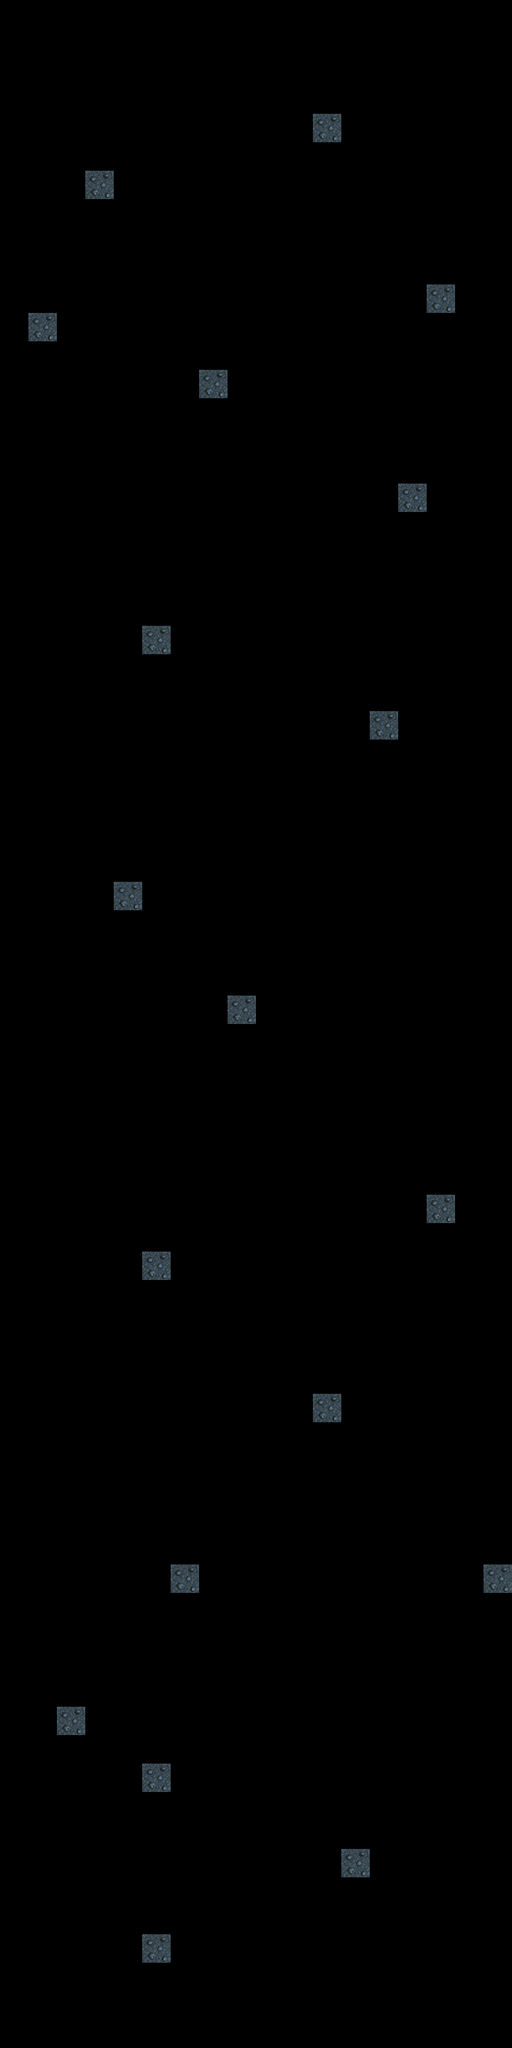

This is a level from a 2D game, rendered from its Tiled map with the project's own tilesets. A one-line summary and the complete map file follow:
An orthogonal 18x72 tile map with 40x40 px tiles, 1 tile layer (Debris).

<map version="1.0" orientation="orthogonal" renderorder="right-down" width="18" height="72" tilewidth="40" tileheight="40" nextobjectid="1">
 <tileset firstgid="1" name="caveTileSet1" tilewidth="40" tileheight="40" tilecount="1" columns="1">
  <image source="../../bin/assets/caveTileSet1.png" width="40" height="40" />
 </tileset>
 <layer name="Debris" width="18" height="72">
  <data encoding="csv">
0,0,0,0,0,0,0,0,0,0,0,0,0,0,0,0,0,0,
0,0,0,0,0,0,0,0,0,0,0,0,0,0,0,0,0,0,
0,0,0,0,0,0,0,0,0,0,0,0,0,0,0,0,0,0,
0,0,0,0,0,0,0,0,0,0,0,0,0,0,0,0,0,0,
0,0,0,0,0,0,0,0,0,0,0,1,0,0,0,0,0,0,
0,0,0,0,0,0,0,0,0,0,0,0,0,0,0,0,0,0,
0,0,0,1,0,0,0,0,0,0,0,0,0,0,0,0,0,0,
0,0,0,0,0,0,0,0,0,0,0,0,0,0,0,0,0,0,
0,0,0,0,0,0,0,0,0,0,0,0,0,0,0,0,0,0,
0,0,0,0,0,0,0,0,0,0,0,0,0,0,0,0,0,0,
0,0,0,0,0,0,0,0,0,0,0,0,0,0,0,1,0,0,
0,1,0,0,0,0,0,0,0,0,0,0,0,0,0,0,0,0,
0,0,0,0,0,0,0,0,0,0,0,0,0,0,0,0,0,0,
0,0,0,0,0,0,0,1,0,0,0,0,0,0,0,0,0,0,
0,0,0,0,0,0,0,0,0,0,0,0,0,0,0,0,0,0,
0,0,0,0,0,0,0,0,0,0,0,0,0,0,0,0,0,0,
0,0,0,0,0,0,0,0,0,0,0,0,0,0,0,0,0,0,
0,0,0,0,0,0,0,0,0,0,0,0,0,0,1,0,0,0,
0,0,0,0,0,0,0,0,0,0,0,0,0,0,0,0,0,0,
0,0,0,0,0,0,0,0,0,0,0,0,0,0,0,0,0,0,
0,0,0,0,0,0,0,0,0,0,0,0,0,0,0,0,0,0,
0,0,0,0,0,0,0,0,0,0,0,0,0,0,0,0,0,0,
0,0,0,0,0,1,0,0,0,0,0,0,0,0,0,0,0,0,
0,0,0,0,0,0,0,0,0,0,0,0,0,0,0,0,0,0,
0,0,0,0,0,0,0,0,0,0,0,0,0,0,0,0,0,0,
0,0,0,0,0,0,0,0,0,0,0,0,0,1,0,0,0,0,
0,0,0,0,0,0,0,0,0,0,0,0,0,0,0,0,0,0,
0,0,0,0,0,0,0,0,0,0,0,0,0,0,0,0,0,0,
0,0,0,0,0,0,0,0,0,0,0,0,0,0,0,0,0,0,
0,0,0,0,0,0,0,0,0,0,0,0,0,0,0,0,0,0,
0,0,0,0,0,0,0,0,0,0,0,0,0,0,0,0,0,0,
0,0,0,0,1,0,0,0,0,0,0,0,0,0,0,0,0,0,
0,0,0,0,0,0,0,0,0,0,0,0,0,0,0,0,0,0,
0,0,0,0,0,0,0,0,0,0,0,0,0,0,0,0,0,0,
0,0,0,0,0,0,0,0,0,0,0,0,0,0,0,0,0,0,
0,0,0,0,0,0,0,0,1,0,0,0,0,0,0,0,0,0,
0,0,0,0,0,0,0,0,0,0,0,0,0,0,0,0,0,0,
0,0,0,0,0,0,0,0,0,0,0,0,0,0,0,0,0,0,
0,0,0,0,0,0,0,0,0,0,0,0,0,0,0,0,0,0,
0,0,0,0,0,0,0,0,0,0,0,0,0,0,0,0,0,0,
0,0,0,0,0,0,0,0,0,0,0,0,0,0,0,0,0,0,
0,0,0,0,0,0,0,0,0,0,0,0,0,0,0,0,0,0,
0,0,0,0,0,0,0,0,0,0,0,0,0,0,0,1,0,0,
0,0,0,0,0,0,0,0,0,0,0,0,0,0,0,0,0,0,
0,0,0,0,0,1,0,0,0,0,0,0,0,0,0,0,0,0,
0,0,0,0,0,0,0,0,0,0,0,0,0,0,0,0,0,0,
0,0,0,0,0,0,0,0,0,0,0,0,0,0,0,0,0,0,
0,0,0,0,0,0,0,0,0,0,0,0,0,0,0,0,0,0,
0,0,0,0,0,0,0,0,0,0,0,0,0,0,0,0,0,0,
0,0,0,0,0,0,0,0,0,0,0,1,0,0,0,0,0,0,
0,0,0,0,0,0,0,0,0,0,0,0,0,0,0,0,0,0,
0,0,0,0,0,0,0,0,0,0,0,0,0,0,0,0,0,0,
0,0,0,0,0,0,0,0,0,0,0,0,0,0,0,0,0,0,
0,0,0,0,0,0,0,0,0,0,0,0,0,0,0,0,0,0,
0,0,0,0,0,0,0,0,0,0,0,0,0,0,0,0,0,0,
0,0,0,0,0,0,1,0,0,0,0,0,0,0,0,0,0,1,
0,0,0,0,0,0,0,0,0,0,0,0,0,0,0,0,0,0,
0,0,0,0,0,0,0,0,0,0,0,0,0,0,0,0,0,0,
0,0,0,0,0,0,0,0,0,0,0,0,0,0,0,0,0,0,
0,0,0,0,0,0,0,0,0,0,0,0,0,0,0,0,0,0,
0,0,1,0,0,0,0,0,0,0,0,0,0,0,0,0,0,0,
0,0,0,0,0,0,0,0,0,0,0,0,0,0,0,0,0,0,
0,0,0,0,0,1,0,0,0,0,0,0,0,0,0,0,0,0,
0,0,0,0,0,0,0,0,0,0,0,0,0,0,0,0,0,0,
0,0,0,0,0,0,0,0,0,0,0,0,0,0,0,0,0,0,
0,0,0,0,0,0,0,0,0,0,0,0,1,0,0,0,0,0,
0,0,0,0,0,0,0,0,0,0,0,0,0,0,0,0,0,0,
0,0,0,0,0,0,0,0,0,0,0,0,0,0,0,0,0,0,
0,0,0,0,0,1,0,0,0,0,0,0,0,0,0,0,0,0,
0,0,0,0,0,0,0,0,0,0,0,0,0,0,0,0,0,0,
0,0,0,0,0,0,0,0,0,0,0,0,0,0,0,0,0,0,
0,0,0,0,0,0,0,0,0,0,0,0,0,0,0,0,0,0
</data>
 </layer>
</map>
